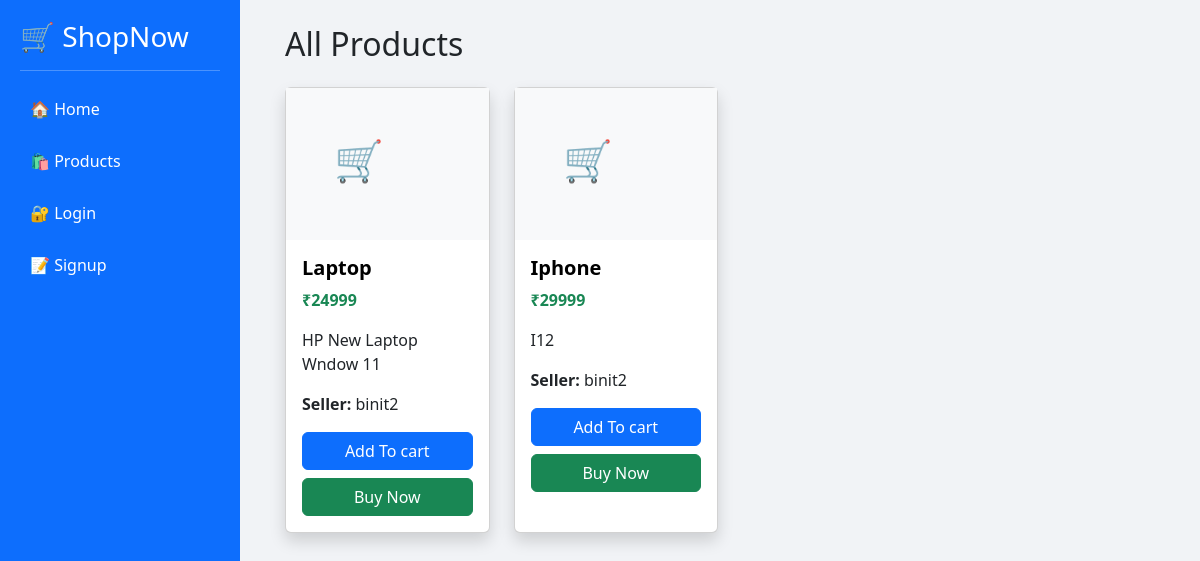
Screenshot of /products/ with the database file from the repository.
### products/models.py (models this page shows, shortened)
class Product(models.Model):
    STATUS_CHOICES = (
        ('Pending', 'Pending'),
        ('Approved', 'Approved'),
        ('Rejected', 'Rejected'),
    )
    seller = models.ForeignKey(User, on_delete=models.CASCADE)
    category = models.ForeignKey(Category, on_delete=models.CASCADE)
    name = models.CharField(max_length=100)
    price = models.IntegerField ()
    description = models.TextField()
    image = models.ImageField(upload_to='products/', null=True, blank=True)
    status = models.CharField(max_length=20, choices=STATUS_CHOICES, default='Pending')

### products/views.py (the view)
# urls.py: path('products/', views.products_page, name='products'),
def products_page(request):
    products = Product.objects.filter(status='Approved')
    return render(
        request,
        'products.html',
        {'products': products}
    )

### templates/products.html
{% extends "base.html" %}
{% block content %}
<h2 class="mb-4">All Products</h2>
<div class="row">
    {% for product in products %}
    <div class="col-md-3 mb-4">
        <div class="card shadow h-100">
            <a href="{% url 'product_detail' product.id %}" style="text-decoration: none; color: black;">
                {% if product.image %}
                <img src="{{ product.image.url }}"
                     class="card-img-top"
                     height="220"
                     style="object-fit: cover;">
            {% else %}
               <div class="text-centre p-5 bg-light">
                   <h1>🛒</h1>
               </div>
               {% endif %}
            </a>
            <div class="card-body">
                <a href="{% url 'product_detail' product.id %}" style="text-decoration: none; color: black;">
                    <h5 class="fw-bold">
                        {{ product.name }}
                    </h5>
                </a>
                <p class="text-success fw-bold">
                    ₹{{ product.price }}
                </p>
                <p>
                    {{ product.description }}
                </p>
                <p>
                    <strong>Seller:</strong>
                    {{ product.seller.username }}
                </p>
                <div class="d-grid gap-2">
                    <a href="{% url 'add_to_cart' product.id %}"
                       class="btn btn-primary">
                       Add To cart
                </a>
                <a href="{% url 'checkout' product.id %}"
                   class="btn btn-success">
                   Buy Now
            </a>
        </div>
    </div>
</div>
</div>
{% empty %}
<div class="col-12">
    <div class="alert alert-warning text-center">
        No Products Available
    </div>
</div>
{% endfor %}
</div>
{% endblock %}

### templates/base.html (style rules this page uses)
body { background-color: #f1f3f6; }

### rows the page displays
Product: name "Laptop", price "24999", description "HP New Laptop Wndow 11", seller.username "binit2"
Product: name "Iphone", price "29999", description "I12", seller.username "binit2"
